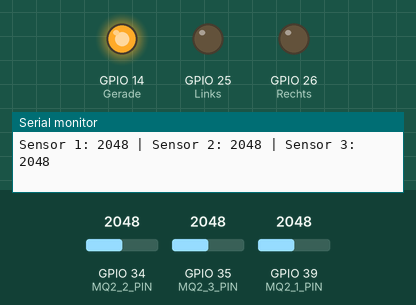
A sketch run on a simulated ESP32. Parts: output pins drawn as LEDs (lit = HIGH), the last lines printed to the serial monitor. Inputs (shaded band) come from the test bench; at power-on: GPIO 34 (MQ2_2_PIN) = 2048, GPIO 35 (MQ2_3_PIN) = 2048, GPIO 39 (MQ2_1_PIN) = 2048. WiFi joins after 1.5 s; servers stay silent unless stated.

Above: at 3.0 s.
3.1 s: GPIO 34 (MQ2_2_PIN) set to 265
5.2 s: GPIO 34 (MQ2_2_PIN) set to 223
At 6.9 s:
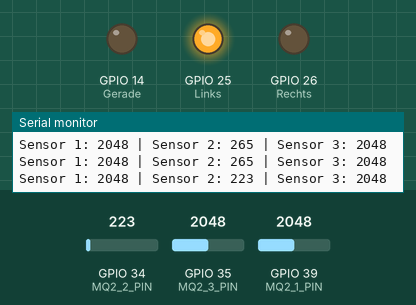
7.5 s: GPIO 34 (MQ2_2_PIN) set to 491
At 8.4 s:
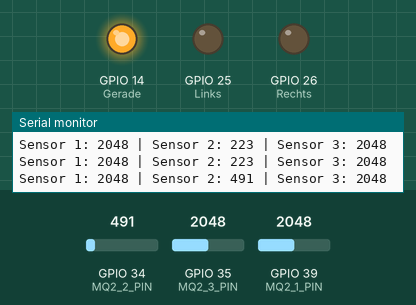
9.5 s: GPIO 35 (MQ2_3_PIN) set to 215
11.2 s: GPIO 35 (MQ2_3_PIN) set to 182
At 12.7 s:
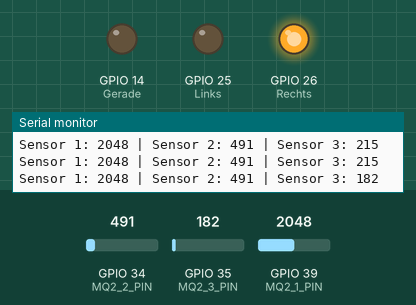
13.5 s: GPIO 35 (MQ2_3_PIN) set to 491
At 15.4 s:
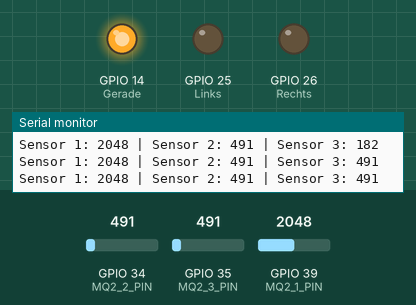
Timing chart, 0 to 16.5 s (numbered marks = the images above; inputs shaded):
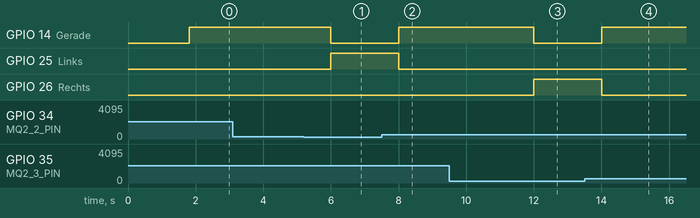

Measured:
- the behaviour switches between 250 and 249 on GPIO 34 (MQ2_2_PIN) (found by bisection; images 0 and 1)
- the behaviour switches between 200 and 199 on GPIO 35 (MQ2_3_PIN) (found by bisection; images 2 and 3)
- after the input at 5.2 s, GPIO 14 (Gerade): HIGH → LOW after 0.80 s; GPIO 25 (Links): LOW → HIGH after 0.80 s
- after the input at 7.5 s, GPIO 14 (Gerade): LOW → HIGH after 0.50 s; GPIO 25 (Links): HIGH → LOW after 0.50 s
- after the input at 11.2 s, GPIO 14 (Gerade): HIGH → LOW after 0.80 s; GPIO 26 (Rechts): LOW → HIGH after 0.80 s
- after the input at 13.5 s, GPIO 14 (Gerade): LOW → HIGH after 0.50 s; GPIO 26 (Rechts): HIGH → LOW after 0.50 s

The sketch:

Sketch_Max_Sascha_JUFO_23_02_2026_V5_working.ino
```cpp
// Blynk IoT Template-Daten (aus deinem Blynk-Projekt)
#define BLYNK_TEMPLATE_ID "TMPL4x1llU9kI"         // <-- Ersetze mit deiner Template ID
#define BLYNK_TEMPLATE_NAME "Gas und Rauch Sensorik"   // <-- Ersetze mit deinem Template-Namen
#define BLYNK_AUTH_TOKEN "TN6myE1Fii45H_2KejGee2sP3XNZkTnl"       // <-- Ersetze mit deinem Auth Token

// Blynk- und Netzwerk-Bibliotheken
#include <WiFi.h>                // Für WLAN-Verbindung mit dem ESP32
#include <WiFiClient.h>          // Netzwerk-Client für TCP/IP
#include <BlynkSimpleEsp32.h>    // Blynk-Bibliothek für den ESP32

// WLAN-Zugangsdaten (dein WLAN-Name + Passwort)
char ssid[] = "RinWEB";        // <-- Ersetze mit deinem WLAN-Namen
char pass[] = "18312555077400557770";    // <-- Ersetze mit deinem WLAN-Passwort

// MQ-2 Sensor ist am analogen Pin GPIO34 angeschlossen
int MQ2_1_PIN = 39;  // Analoger Eingang des ESP32
int MQ2_2_PIN = 34;  // Analoger Eingang des ESP32
int MQ2_3_PIN = 35;  // Analoger Eingang des ESP32
int Feuer1 = 200; // Variabel Feuer Deklariert diese wird für den alaem wert benötigt
int Feuer2 = 250;
int Feuer3= 200;
int Gerade = 14;
int Links = 25;
int Rechts = 26;

BlynkTimer timer;
// Setup-Funktion: wird einmal beim Start des ESP32 ausgeführt

void setup()
{
  timer.setInterval(1000, sendSensor);
  // Verbinde ESP32 mit WLAN und Blynk-Server
  Blynk.begin(BLYNK_AUTH_TOKEN, ssid, pass);

 pinMode(Gerade, OUTPUT);
 pinMode(Links, OUTPUT);
 pinMode(Rechts, OUTPUT);

}

void sendSensor()
{
 Serial.begin(115200);

 int sensorValue1 = analogRead(MQ2_1_PIN);
 int sensorValue2 = analogRead(MQ2_2_PIN);
 int sensorValue3 = analogRead(MQ2_3_PIN);

  // Sende den Sensorwert an die Blynk-App (z. B. Virtual Pin V0)
  Blynk.virtualWrite(V0, sensorValue1);
  Blynk.virtualWrite(V1, sensorValue2);
  Blynk.virtualWrite(V3, sensorValue3);

  Serial.print("Sensor 1: ");
  Serial.print(sensorValue1);
  Serial.print(" | Sensor 2: ");
  Serial.print(sensorValue2);
  Serial.print(" | Sensor 3: ");
  Serial.println(sensorValue3);


 digitalWrite(Gerade, HIGH); // Fluchtweg 1 Frei standart
 digitalWrite(Links, LOW); // Fluchtweg 1 Frei standart
 digitalWrite(Rechts, LOW); // Fluchtweg 1 Frei standart


if (sensorValue1 > Feuer1)  { // GefahrFluchtweg 1 Verspärt
  if (sensorValue2 < Feuer2)  { // es herst keine gefahr bei Fluchtweg 2
  digitalWrite(Gerade, LOW);
  digitalWrite(Links, HIGH);
  digitalWrite(Rechts, LOW);
}
}
if (sensorValue1 > Feuer1){ // Gefahr Fluchtweg 1 Verspärt
  if (sensorValue2 > Feuer2){ // Gefahr Fluchtweg 2 Verspärt
    if (sensorValue3 < Feuer3){ // Fluchtweg 3 ist frei diesen nutzen
    digitalWrite(Gerade, LOW);
    digitalWrite(Links, LOW);
    digitalWrite(Rechts, HIGH);
    }
}
}
if (sensorValue1 > Feuer1){ // Gefahr Fluchtweg 1 Verspärt die andere bergen trotzdem eine Gefahr, verstand nutzen wen möglich kürzester Fluchtweg
  if (sensorValue2 > Feuer2){ // Gefahr Fluchtweg 2 Verspärt
    if (sensorValue3 > Feuer3){ // Fluchtweg 3 Verspärt
    digitalWrite(Gerade, HIGH);
    digitalWrite(Links, LOW);
    digitalWrite(Rechts, LOW);
    }
}
}
}

void loop()
{
 Blynk.run();     // Hält die Verbindung zum Blynk-Server aufrecht
 timer.run();     // Führt geplante Timer-Funktionen aus (z. B. Sensorlesen)
}
```
